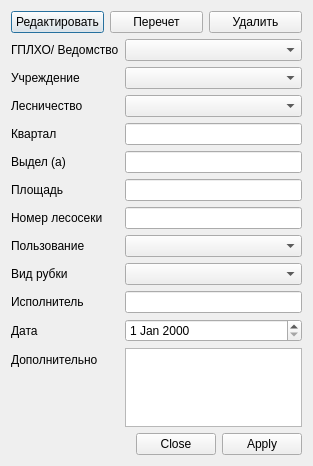
<?xml version="1.0" encoding="UTF-8"?>
<ui version="4.0">
 <class>Dialog</class>
 <widget class="QDialog" name="Dialog">
  <property name="geometry">
   <rect>
    <x>0</x>
    <y>0</y>
    <width>313</width>
    <height>466</height>
   </rect>
  </property>
  <property name="windowTitle">
   <string notr="true">Управление лесосекой</string>
  </property>
  <layout class="QVBoxLayout" name="verticalLayout">
   <item>
    <layout class="QHBoxLayout" name="horizontalLayout">
     <item>
      <widget class="QPushButton" name="edit_pushButton">
       <property name="text">
        <string>Редактировать</string>
       </property>
       <property name="checkable">
        <bool>true</bool>
       </property>
      </widget>
     </item>
     <item>
      <widget class="QPushButton" name="count_pushButton">
       <property name="text">
        <string>Перечет</string>
       </property>
      </widget>
     </item>
     <item>
      <widget class="QPushButton" name="delete_pushButton">
       <property name="text">
        <string>Удалить</string>
       </property>
      </widget>
     </item>
    </layout>
   </item>
   <item>
    <layout class="QFormLayout" name="formLayout">
     <item row="0" column="0">
      <widget class="QLabel" name="label">
       <property name="text">
        <string>ГПЛХО/ Ведомство</string>
       </property>
      </widget>
     </item>
     <item row="0" column="1">
      <widget class="QComboBox" name="gplho_comboBox"/>
     </item>
     <item row="1" column="0">
      <widget class="QLabel" name="label_2">
       <property name="text">
        <string>Учреждение</string>
       </property>
      </widget>
     </item>
     <item row="1" column="1">
      <widget class="QComboBox" name="leshos_comboBox"/>
     </item>
     <item row="2" column="0">
      <widget class="QLabel" name="label_3">
       <property name="text">
        <string>Лесничество</string>
       </property>
      </widget>
     </item>
     <item row="2" column="1">
      <widget class="QComboBox" name="lesnich_comboBox"/>
     </item>
     <item row="3" column="0">
      <widget class="QLabel" name="label_4">
       <property name="text">
        <string>Квартал</string>
       </property>
      </widget>
     </item>
     <item row="3" column="1">
      <widget class="QLineEdit" name="num_kv_lineEdit"/>
     </item>
     <item row="4" column="0">
      <widget class="QLabel" name="label_5">
       <property name="text">
        <string>Выдел (а)</string>
       </property>
      </widget>
     </item>
     <item row="4" column="1">
      <widget class="QLineEdit" name="num_vd_lineEdit"/>
     </item>
     <item row="5" column="0">
      <widget class="QLabel" name="label_6">
       <property name="text">
        <string>Площадь</string>
       </property>
      </widget>
     </item>
     <item row="5" column="1">
      <widget class="QLineEdit" name="area_lineEdit"/>
     </item>
     <item row="6" column="0">
      <widget class="QLabel" name="label_7">
       <property name="text">
        <string>Номер лесосеки</string>
       </property>
      </widget>
     </item>
     <item row="6" column="1">
      <widget class="QLineEdit" name="num_lineEdit"/>
     </item>
     <item row="7" column="0">
      <widget class="QLabel" name="label_8">
       <property name="text">
        <string>Пользование</string>
       </property>
      </widget>
     </item>
     <item row="7" column="1">
      <widget class="QComboBox" name="useType_comboBox"/>
     </item>
     <item row="8" column="0">
      <widget class="QLabel" name="label_9">
       <property name="text">
        <string>Вид рубки</string>
       </property>
      </widget>
     </item>
     <item row="8" column="1">
      <widget class="QComboBox" name="cuttingType_comboBox"/>
     </item>
     <item row="9" column="0">
      <widget class="QLabel" name="label_10">
       <property name="text">
        <string>Исполнитель</string>
       </property>
      </widget>
     </item>
     <item row="9" column="1">
      <widget class="QLineEdit" name="fio_lineEdit"/>
     </item>
     <item row="10" column="0">
      <widget class="QLabel" name="label_11">
       <property name="text">
        <string>Дата</string>
       </property>
      </widget>
     </item>
     <item row="10" column="1">
      <widget class="QDateEdit" name="dateEdit"/>
     </item>
     <item row="11" column="0">
      <widget class="QLabel" name="label_12">
       <property name="text">
        <string>Дополнительно</string>
       </property>
      </widget>
     </item>
     <item row="11" column="1">
      <widget class="QTextEdit" name="info_textEdit"/>
     </item>
    </layout>
   </item>
   <item>
    <widget class="QDialogButtonBox" name="buttonBox">
     <property name="orientation">
      <enum>Qt::Horizontal</enum>
     </property>
     <property name="standardButtons">
      <set>QDialogButtonBox::Apply|QDialogButtonBox::Close</set>
     </property>
     <property name="centerButtons">
      <bool>false</bool>
     </property>
    </widget>
   </item>
  </layout>
 </widget>
 <resources/>
 <connections>
  <connection>
   <sender>buttonBox</sender>
   <signal>accepted()</signal>
   <receiver>Dialog</receiver>
   <slot>accept()</slot>
   <hints>
    <hint type="sourcelabel">
     <x>248</x>
     <y>254</y>
    </hint>
    <hint type="destinationlabel">
     <x>157</x>
     <y>274</y>
    </hint>
   </hints>
  </connection>
  <connection>
   <sender>buttonBox</sender>
   <signal>rejected()</signal>
   <receiver>Dialog</receiver>
   <slot>reject()</slot>
   <hints>
    <hint type="sourcelabel">
     <x>316</x>
     <y>260</y>
    </hint>
    <hint type="destinationlabel">
     <x>286</x>
     <y>274</y>
    </hint>
   </hints>
  </connection>
 </connections>
</ui>
